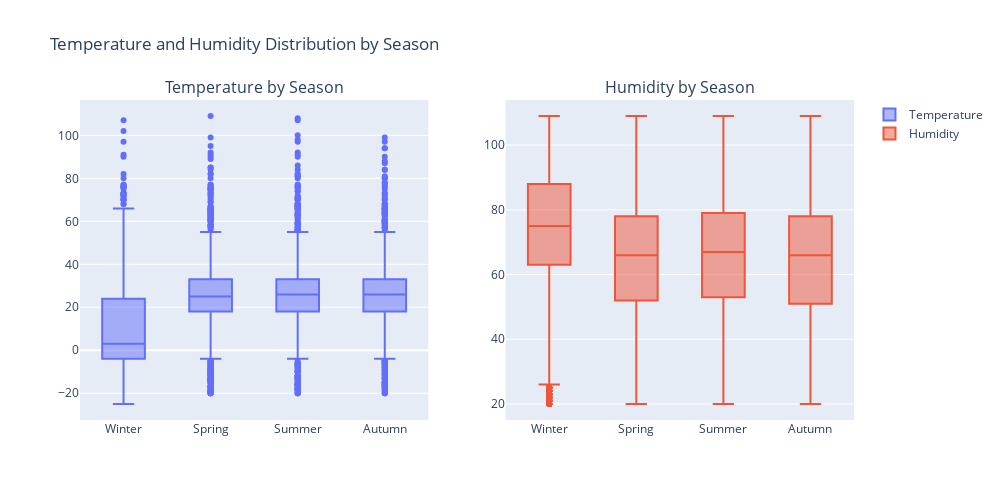

The cell this chart's notebook holds for it:
### Code cell
import matplotlib.pyplot as plt
import seaborn as sns
df = pd.read_csv('C:/Users/Hari/Desktop/DataVisualization/weather_classification_data (1).csv')
import plotly.express as px
import plotly.graph_objects as go
from plotly.subplots import make_subplots
# Temperature and Humidity by Season
fig = make_subplots(rows=1, cols=2, subplot_titles=('Temperature by Season', 'Humidity by Season'))
fig.add_trace(go.Box(x=df['Season'], y=df['Temperature'], name='Temperature'), row=1, col=1)
fig.add_trace(go.Box(x=df['Season'], y=df['Humidity'], name='Humidity'), row=1, col=2)
fig.update_layout(height=500, width=1000, title_text="Temperature and Humidity Distribution by Season")
fig.show()

### Figure 1 — Plotly figure (JSON) as saved in the notebook; plotly's stock layout.template omitted (floating-point values rounded to 4 significant figures; data arrays with more than 128 entries replaced by an {"elided": "..."} marker saying what was removed)
{"data": [{"name": "Temperature", "type": "box", "x": {"elided": "13200 str values"}, "xaxis": "x", "y": {"elided": "13200 int values"}, "yaxis": "y"}, {"name": "Humidity", "type": "box", "x": {"elided": "13200 str values"}, "xaxis": "x2", "y": {"elided": "13200 int values"}, "yaxis": "y2"}], "layout": {"annotations": [{"font": {"size": 16}, "showarrow": false, "text": "Temperature by Season", "x": 0.225, "xanchor": "center", "xref": "paper", "y": 1, "yanchor": "bottom", "yref": "paper"}, {"font": {"size": 16}, "showarrow": false, "text": "Humidity by Season", "x": 0.775, "xanchor": "center", "xref": "paper", "y": 1, "yanchor": "bottom", "yref": "paper"}], "height": 500, "title": {"text": "Temperature and Humidity Distribution by Season"}, "width": 1000, "xaxis": {"anchor": "y", "autorange": true, "domain": [0, 0.45], "range": [-0.5, 3.5], "type": "category"}, "xaxis2": {"anchor": "y2", "autorange": true, "domain": [0.55, 1], "range": [-0.5, 3.5], "type": "category"}, "yaxis": {"anchor": "x", "autorange": true, "domain": [0, 1], "range": [-32.44, 116.4], "type": "linear"}, "yaxis2": {"anchor": "x2", "autorange": true, "domain": [0, 1], "range": [15.06, 113.9], "type": "linear"}}}
